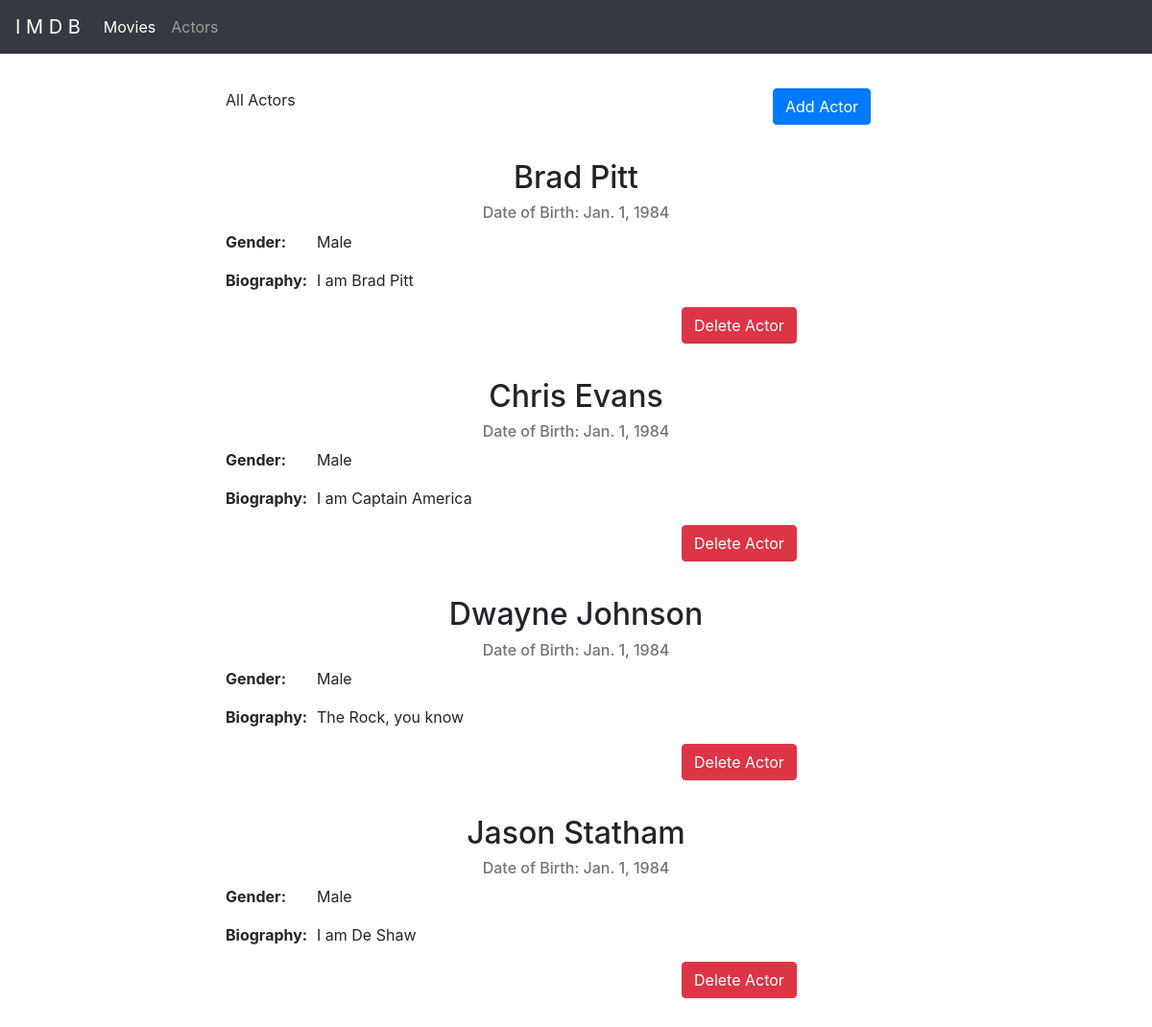
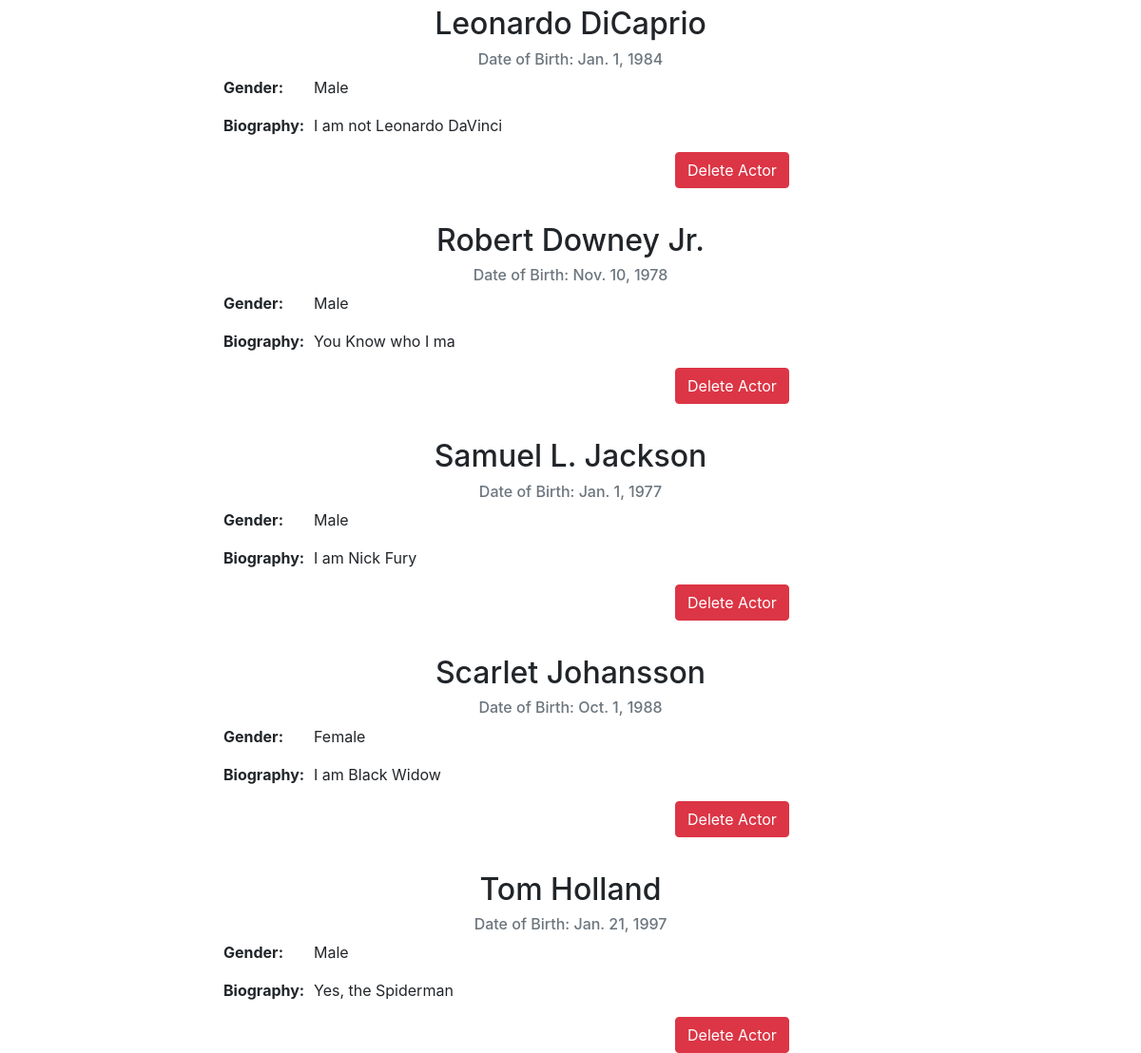
Screenshot of /actors with the database file from the repository (2 pictures, top to bottom).
### imdb/models.py (models this page shows, shortened)
class ActorList(models.Model):
    name = models.CharField(max_length=50)
    gender = models.CharField(max_length=6, choices=(('Male', 'Male'), ('Female', 'Female'), ('Others', 'Others')))
    bio = models.TextField(blank=False)
    birthdate = models.DateField()
    class Meta:
        ordering = ('name',)

### imdb/views.py (the view)
# urls.py: path('actors', views.actors, name="actors"),
def actors(request):
        all_actors = ActorList.objects.all
        return render(request, 'actors.html', {'all_actors': all_actors})

### imdb/templates/actors.html (shortened to what this page needs)
{% extends "base.html" %}
{% load static %}
{% block content %}
<div class="container">
    <div class="row makegap">
        <div class="col-sm-2"></div>
        <div class="col-sm-2">All Actors</div>
        <div class="col-sm-4"></div>
        <div class="col-sm-2"><a class="btn btn-primary" href="{% url 'add_actor' %}">Add Actor</a></div>
    </div>
    {% if all_actors %}
        {% for actor in all_actors %}
            <div class="row text-center">
                <div class="col-sm-12"><h2 class="title">{{actor.name}}</h2></div>
            </div>
            <div class="row text-center text-muted">
                <div class="col-sm-12"><h6>Date of Birth: {{actor.birthdate}}</h6></div>
            </div>
            <div class="row">
                <div class="col-sm-2"></div>
                <div class="col-sm-1"><p><b>Gender:</b></p></div>
                <div class="col-sm-6"><p class="justify">{{actor.gender}}</p></div>
            </div>
            <div class="row">
                <div class="col-sm-2"></div>
                <div class="col-sm-1"><p><b>Biography:</b></p></div>
                <div class="col-sm-6"><p class="justify">{{actor.bio}}</p></div>
            </div>
            <div class="row">
                <div class="col-sm-7"></div>
                <div class="col-sm-3"><a class="btn btn-danger" href="{% url 'delete_actor' actor.id %}">Delete Actor</a></div>
            </div>
        {% endfor %}
    {% endif %}
</div>
{% endblock %}

### imdb/static/css/main.css (style rules this page uses)
.makegap { margin-top: 3vw; }
.title { text-transform: capitalize !important; }
.justify { text-align: justify; }

### rows the page displays
ActorList: name "Brad Pitt", birthdate "Jan. 1, 1984", gender "Male", bio "I am Brad Pitt"
ActorList: name "Chris Evans", birthdate "Jan. 1, 1984", gender "Male", bio "I am Captain America"
ActorList: name "Dwayne Johnson", birthdate "Jan. 1, 1984", gender "Male", bio "The Rock, you know"
ActorList: name "Jason Statham", birthdate "Jan. 1, 1984", gender "Male", bio "I am De Shaw"
ActorList: name "Leonardo DiCaprio", birthdate "Jan. 1, 1984", gender "Male", bio "I am not Leonardo DaVinci"
ActorList: name "Robert Downey Jr.", birthdate "Nov. 10, 1978", gender "Male", bio "You Know who I ma"
ActorList: name "Samuel L. Jackson", birthdate "Jan. 1, 1977", gender "Male", bio "I am Nick Fury"
ActorList: name "Scarlet Johansson", birthdate "Oct. 1, 1988", gender "Female", bio "I am Black Widow"
ActorList: name "Tom Holland", birthdate "Jan. 21, 1997", gender "Male", bio "Yes, the Spiderman"
